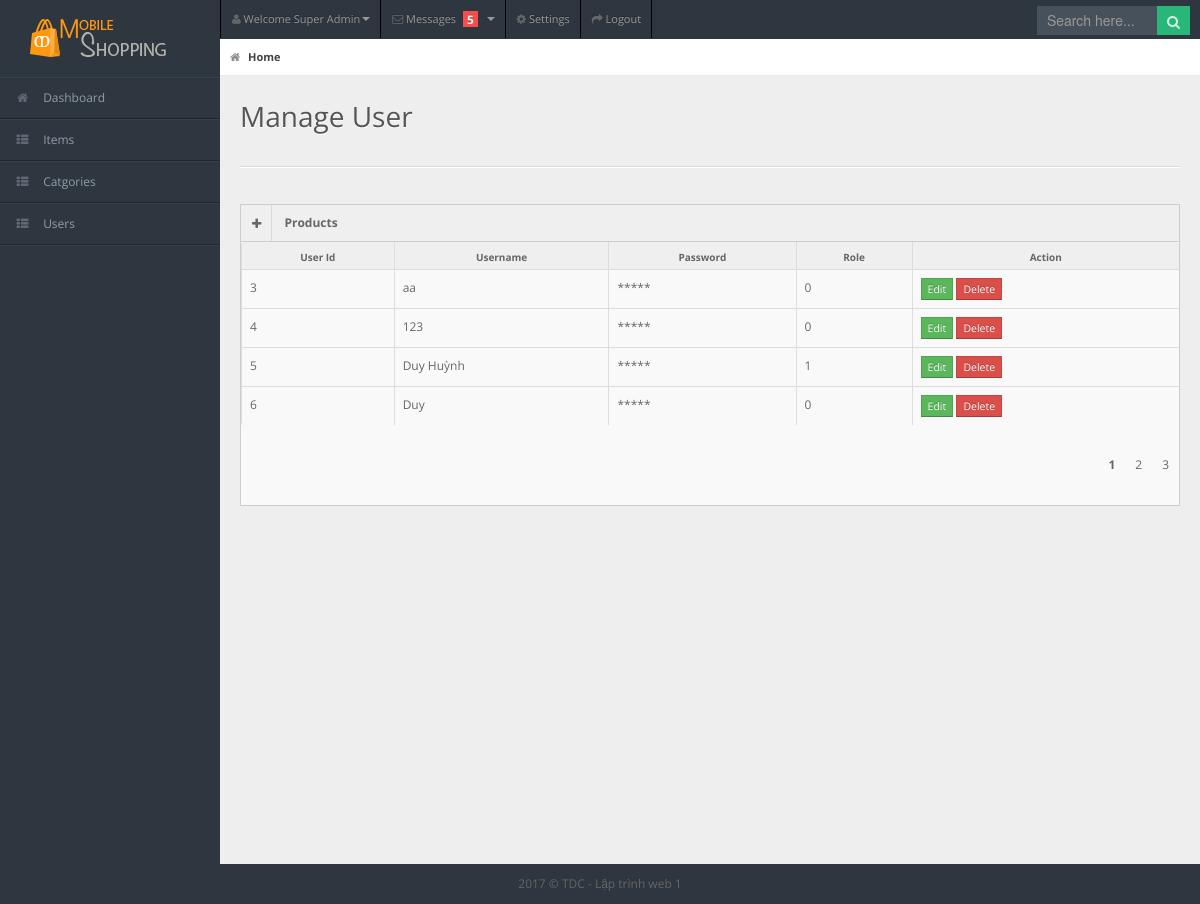
Page /admin/users.php on the earlier database version.
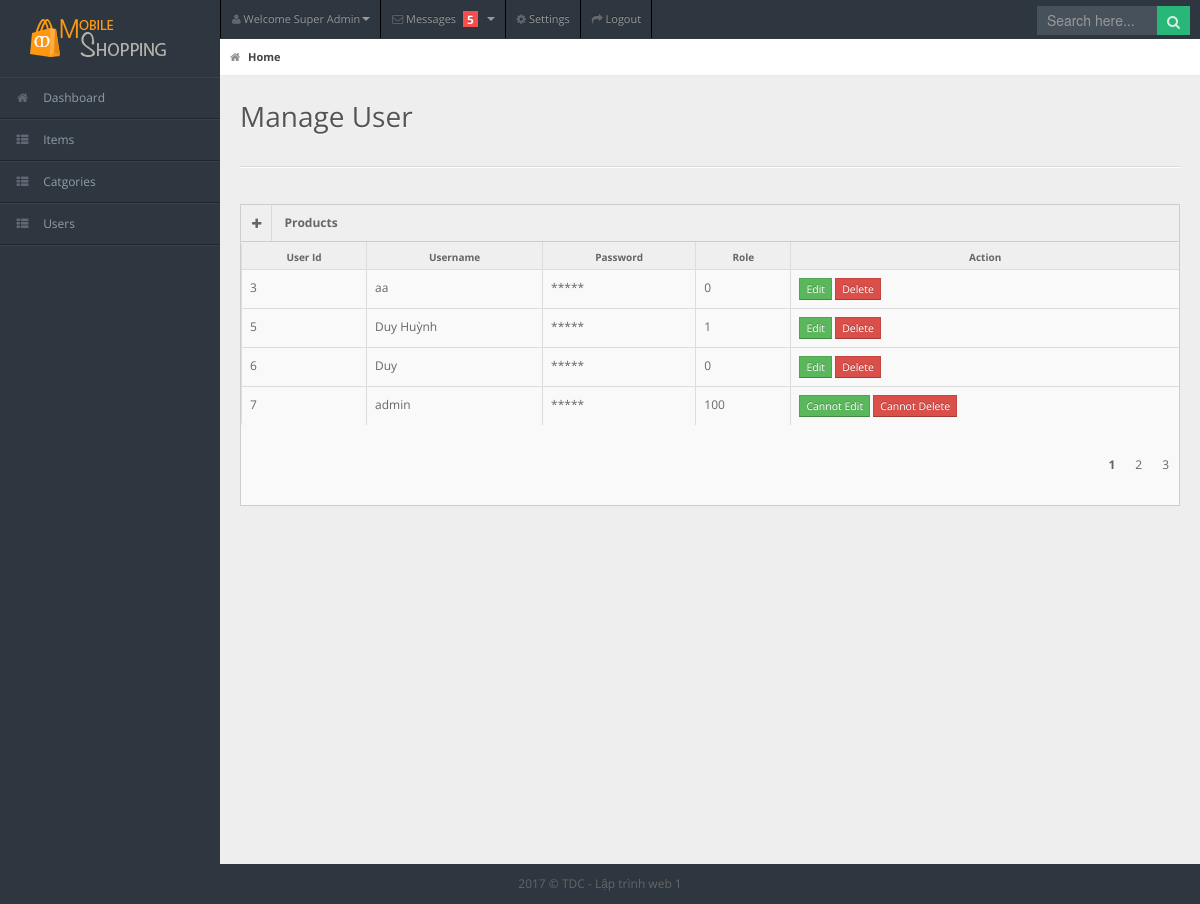
Same page on the later database version.
### tables this page shows
CREATE TABLE `users` (
  `id` int(11) NOT NULL,
  `username` varchar(100) NOT NULL,
  `password` varchar(255) NOT NULL,
  `email` varchar(255) DEFAULT NULL,
  `role` int(11) DEFAULT 0,
  `created_at` timestamp NOT NULL DEFAULT current_timestamp()
);

### admin/models/db.php (called while the page is built)
<?php
class Db
{
    public static $connection;
    public function __construct()
    {
        if (!self::$connection) {
            self::$connection = new mysqli(DB_HOST, DB_USER, DB_PASSWORD, DB_NAME,PORT);
            self::$connection->set_charset(DB_CHARSET);
        }
        return self::$connection;
    }
}

### admin/models/user.php (called while the page is built, shortened)
<?php
class User extends Db {
    public function getAllUser() {
        $sql = self::$connection->prepare("SELECT * FROM `users`");
        $sql->execute();
        $items = $sql->get_result()->fetch_all(MYSQLI_ASSOC);
        return $items;
    }
}
?>

### admin/users.php (the view, shortened to what this page needs)
<?php
include "header.php";
include "sidebar.php";
?>
<div id="content">
    <div id="content-header">
        <div id="breadcrumb"> <a href="index.html" title="Go to Home" class="tip-bottom current"><i
                    class="icon-home"></i> Home</a></div>
        <h1>Manage User</h1>
    </div>
    <div class="container-fluid">
        <hr>
        <div class="row-fluid">
            <div class="span12">
                <div class="widget-box">
                    <div class="widget-title"> <span class="icon"><a href="form.html"> <i class="icon-plus"></i>
                            </a></span>
                        <h5>Products</h5>
                    </div>
                    <div class="widget-content nopadding">
                        <table class="table table-bordered
                                   table-striped">
                            <thead>
                                <tr>
                                    <th>User Id</th>
                                    <th>Username</th>
                                    <th>Password</th>
                                    <th>Role</th>
                                    <th>Action</th>
                                </tr>
                            </thead>
                            <tbody>
                                <?php foreach ($getAllItem = $user->getAllUser() as $values) {
                                    ?>
                                    <tr class="">
                                        <td><?php echo $values['id']; ?></td>
                                        <td><?php echo $values['username']; ?></td>
                                        <td>*****</td>
                                        <td><?php echo $values['role']; ?></td>
                                        <td>
                                            <?php if ($values['role'] != 100) { ?>
                                                <a href="edit.html?id=<?php echo $values['id']; ?>"
                                                    class="btn btn-success btn-mini">Edit</a>
                                            <?php } else { ?>
                                                <span class="btn btn-success btn-mini" style="cursor: not-allowed;">Cannot
                                                    Edit</span>
                                            <?php } ?>
                                            <?php if ($values['role'] != 100) { ?>
                                                <a href="users.php?id=<?php echo $values['id']; ?>"
                                                    class="btn btn-danger btn-mini">Delete</a>
                                            <?php } else { ?>
                                                <span class="btn btn-danger btn-mini" style="cursor: not-allowed;">Cannot
                                                    Delete</span>
                                            <?php } ?>
                                        </td>
                                    </tr>
                                <?php } ?>
                            </tbody>
                        </table>
                        <div class="row" style="margin-left: 18px;">
                            <ul class="pagination">
                                <li class="active">1</li>
                                <li>2</li>
                                <li>3</li>
                            </ul>
                        </div>
                    </div>
                </div>
            </div>
        </div>
    </div>
</div>
<?php include "footer.php" ?>

Differences in the rows shown:
removed users: id "4", username "123", role "0"
added users: id "7", username "admin", role "100", shows "Cannot Edit", shows "Cannot Delete"
